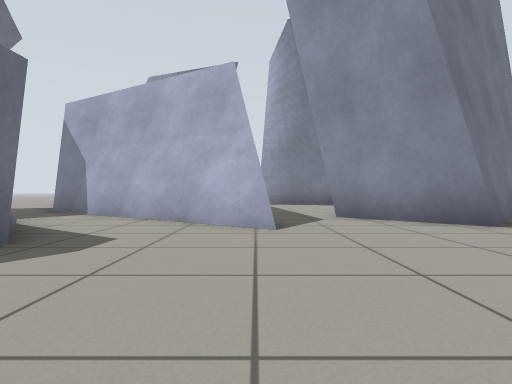
view 1 (above)

17 first-person views from a walk through a world built for the Gazebo simulator. The camera is 0.5 m above the floor, looks level and sees 75° across. The floor is counted in squares, 1 m on a side. Each view is taken from the middle of a square. On the plan, view 1 faces up. The plan holds only what a view shows up to about 9 squares ahead; the rest is blank.

view 2
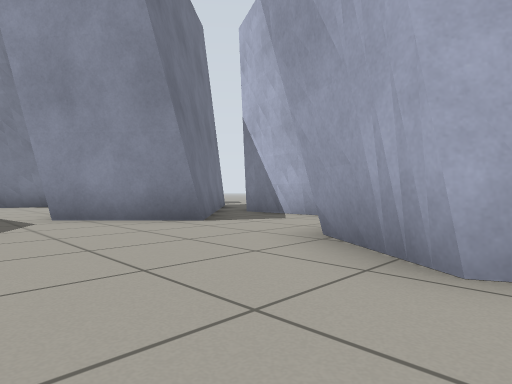

view 3
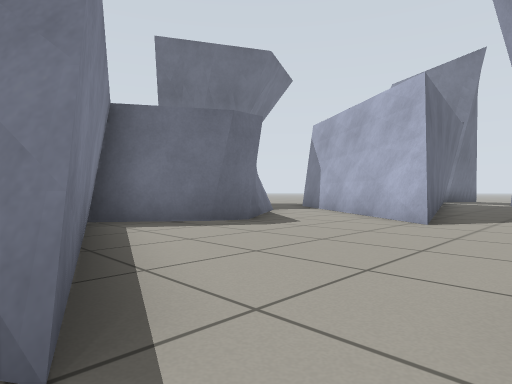

view 4
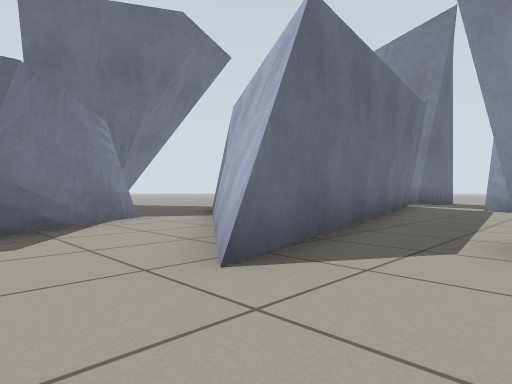

view 5
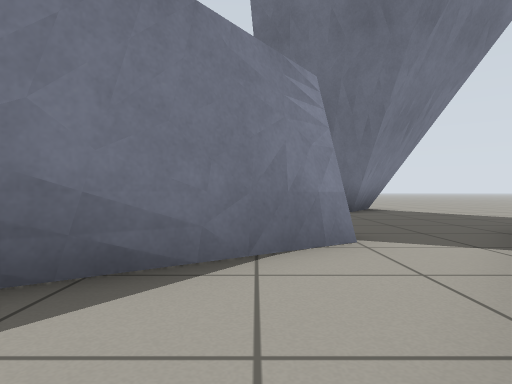

view 6
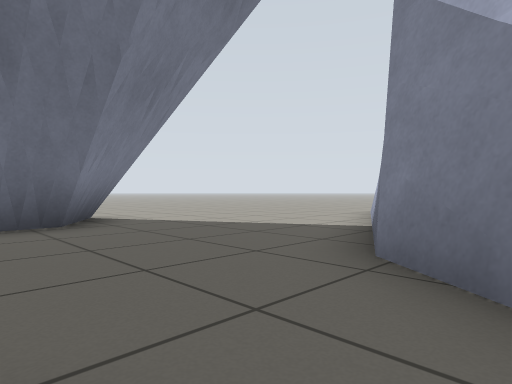

view 7
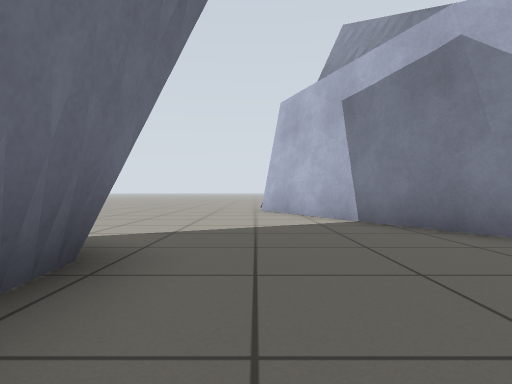

view 8
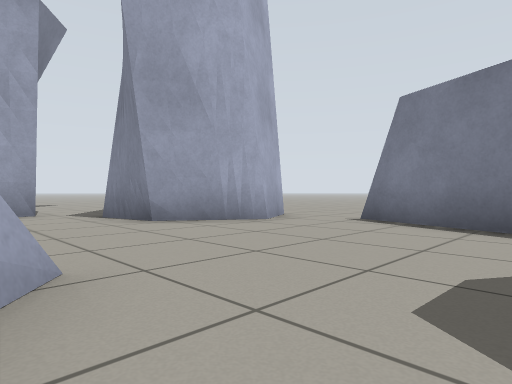

view 9
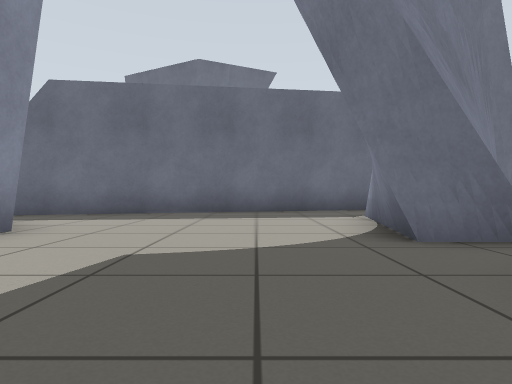

view 10
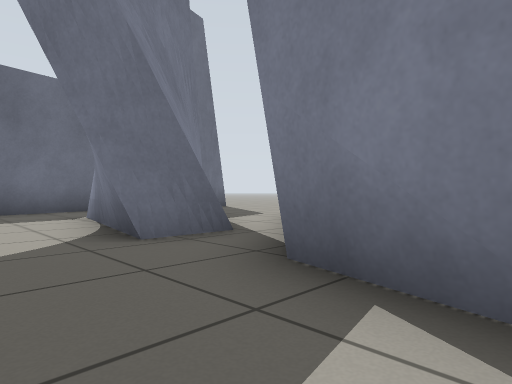

view 11
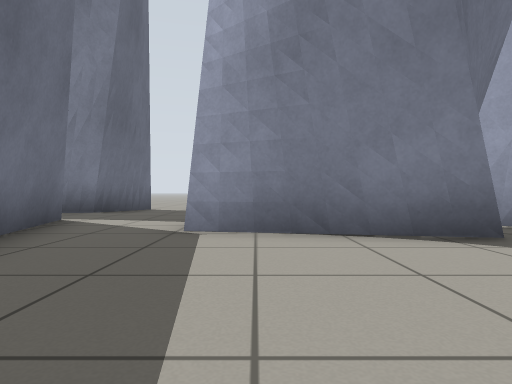

view 12
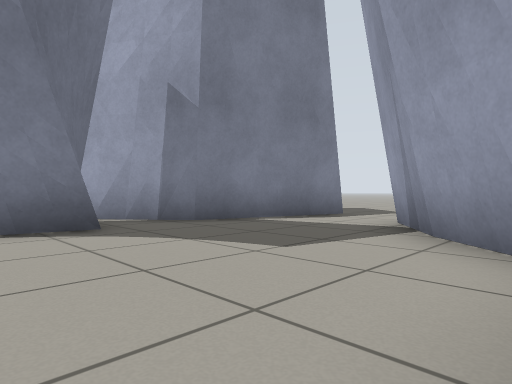

view 13
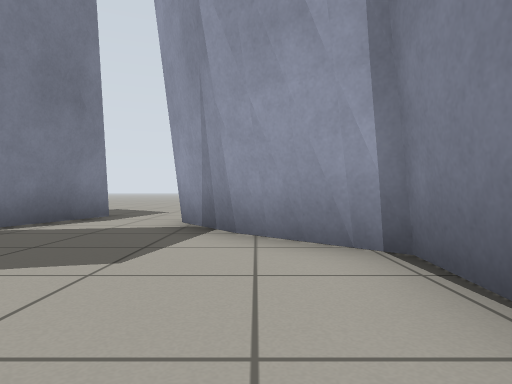

view 14
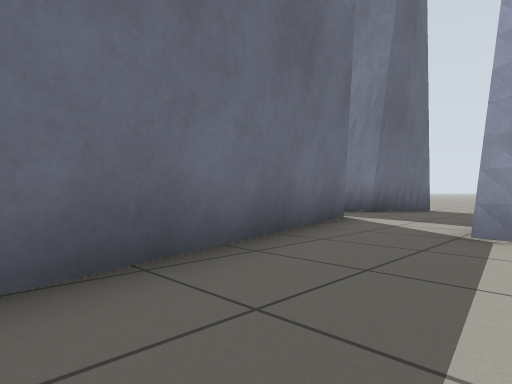

view 15
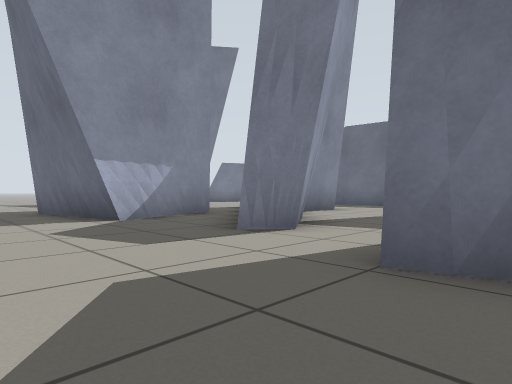

view 16
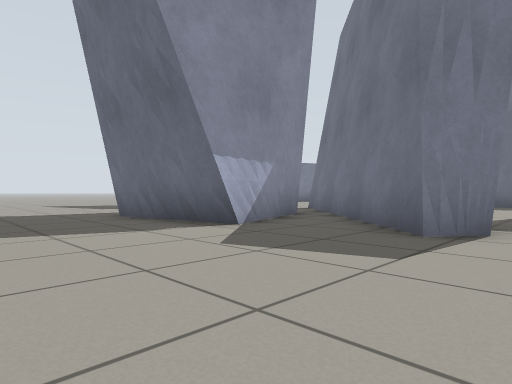

view 17
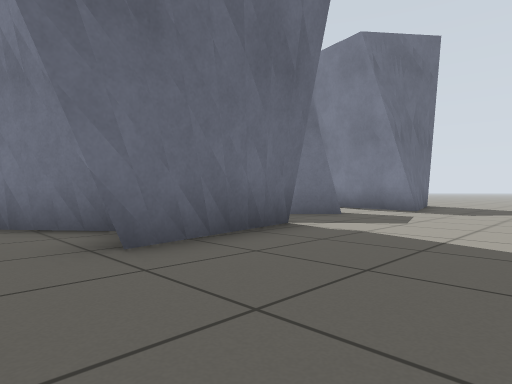

### Floor plan
Key: @ floor where view 1 was taken; # wall or solid block; . floor; = window, fence, low wall or low ledge.
Columns run from 12 left of view 1 to 12 right of it. Each row starts with its distance up from view 1.
 18          ##.
 17         #=#. ..
 16         ##.. =.
 15          =...#####
 14 .....#   ##..###.#
 13 .....#    #..###.##=#...
 12  ....##   #........##...
 11  .....#   ##.............
 10 ......##   #......##.....
  9 ..#....##  #.....###.....
  8  #=#....## #...####......
  7    #.....###..####..##..
  6    #......###.#=#.#=.#...
  5     .  ##...#..#..#.##...
  4         ##........##.#...
  3          #...............
  2         ##.....###.. ...
  1         ##.....#      ..
  0          ###@..#
 -1            ##=..
 -2               ..

Where each view was taken, in squares from view 1:
view 1: 0 up, 0 right, facing up
view 2: 0 up, 0 right, facing up-right
view 3: 1 down, 2 right, facing up-left
view 4: 3 up, 2 right, facing up-left
view 5: 5 up, 1 left, facing left
view 6: 6 up, 4 left, facing up-left
view 7: 5 up, 8 left, facing up
view 8: 5 up, 2 left, facing down-right
view 9: 11 up, 7 right, facing left
view 10: 11 up, 7 right, facing up-left
view 11: 9 up, 1 right, facing up
view 12: 8 up, 2 right, facing up-right
view 13: 9 up, 2 right, facing right
view 14: 9 up, 1 right, facing up-left
view 15: 13 up, 11 right, facing down-left
view 16: 11 up, 12 right, facing down-left
view 17: 3 up, 12 right, facing up-left
